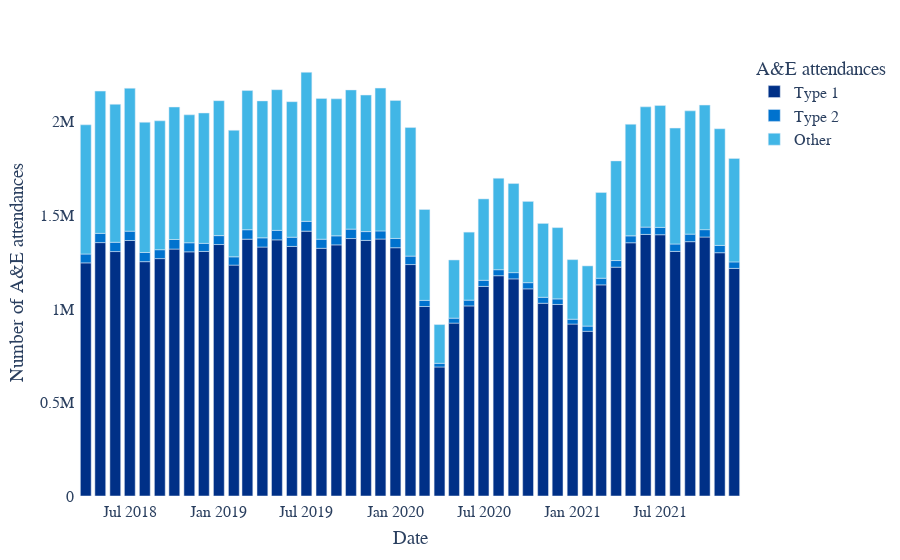

This figure's notebook cell:
### Code cell
pd.options.plotting.backend = "plotly"
fig = px.bar(df_clean_5 , x='Date', y= ["Type 1", "Type 2","Other"],
color_discrete_sequence=["#003087", "#0072CE", "#41B6E6"],
labels={"value": "Number of A&E attendances", "variable": "A&E attendances"})
fig.update_layout(
    {"plot_bgcolor": "rgba(0, 0, 0, 0)", "paper_bgcolor": "rgba(0, 0, 0, 0)"},
    font = dict(family = "Arial", size = 16),
    autosize=True,
    margin=dict(l=50, r=50, b=50, t=50, pad=4, autoexpand=True),
)
fig.show()
